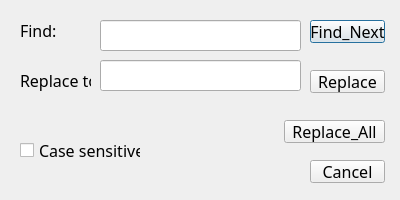
<?xml version="1.0" encoding="UTF-8"?>
<ui version="4.0">
 <class>replaceDialog</class>
 <widget class="QDialog" name="replaceDialog">
  <property name="geometry">
   <rect>
    <x>0</x>
    <y>0</y>
    <width>400</width>
    <height>200</height>
   </rect>
  </property>
  <property name="minimumSize">
   <size>
    <width>400</width>
    <height>200</height>
   </size>
  </property>
  <property name="maximumSize">
   <size>
    <width>400</width>
    <height>200</height>
   </size>
  </property>
  <property name="windowTitle">
   <string>Dialog</string>
  </property>
  <widget class="QLabel" name="label">
   <property name="geometry">
    <rect>
     <x>20</x>
     <y>20</y>
     <width>71</width>
     <height>21</height>
    </rect>
   </property>
   <property name="font">
    <font>
     <family>Adobe Devanagari</family>
     <pointsize>12</pointsize>
    </font>
   </property>
   <property name="text">
    <string>Find:</string>
   </property>
  </widget>
  <widget class="QLabel" name="label_2">
   <property name="geometry">
    <rect>
     <x>20</x>
     <y>70</y>
     <width>71</width>
     <height>21</height>
    </rect>
   </property>
   <property name="font">
    <font>
     <family>Adobe Devanagari</family>
     <pointsize>12</pointsize>
    </font>
   </property>
   <property name="text">
    <string>Replace to:</string>
   </property>
  </widget>
  <widget class="QLineEdit" name="lineEdit">
   <property name="geometry">
    <rect>
     <x>100</x>
     <y>20</y>
     <width>201</width>
     <height>31</height>
    </rect>
   </property>
  </widget>
  <widget class="QLineEdit" name="lineEdit_2">
   <property name="geometry">
    <rect>
     <x>100</x>
     <y>60</y>
     <width>201</width>
     <height>31</height>
    </rect>
   </property>
  </widget>
  <widget class="QCheckBox" name="checkBox">
   <property name="geometry">
    <rect>
     <x>20</x>
     <y>140</y>
     <width>121</width>
     <height>21</height>
    </rect>
   </property>
   <property name="font">
    <font>
     <family>Adobe Devanagari</family>
     <pointsize>12</pointsize>
    </font>
   </property>
   <property name="text">
    <string>Case sensitive</string>
   </property>
  </widget>
  <widget class="QPushButton" name="ButtonFdN">
   <property name="geometry">
    <rect>
     <x>310</x>
     <y>20</y>
     <width>75</width>
     <height>23</height>
    </rect>
   </property>
   <property name="font">
    <font>
     <family>Adobe Devanagari</family>
     <pointsize>12</pointsize>
    </font>
   </property>
   <property name="text">
    <string>Find_Next</string>
   </property>
  </widget>
  <widget class="QPushButton" name="ButtonReplace">
   <property name="geometry">
    <rect>
     <x>310</x>
     <y>70</y>
     <width>75</width>
     <height>23</height>
    </rect>
   </property>
   <property name="font">
    <font>
     <family>Adobe Devanagari</family>
     <pointsize>12</pointsize>
    </font>
   </property>
   <property name="text">
    <string>Replace</string>
   </property>
  </widget>
  <widget class="QPushButton" name="ButtonReAll">
   <property name="geometry">
    <rect>
     <x>284</x>
     <y>120</y>
     <width>101</width>
     <height>23</height>
    </rect>
   </property>
   <property name="font">
    <font>
     <family>Adobe Devanagari</family>
     <pointsize>12</pointsize>
    </font>
   </property>
   <property name="text">
    <string>Replace_All</string>
   </property>
  </widget>
  <widget class="QPushButton" name="ButtonCancel">
   <property name="geometry">
    <rect>
     <x>310</x>
     <y>160</y>
     <width>75</width>
     <height>23</height>
    </rect>
   </property>
   <property name="font">
    <font>
     <family>Adobe Devanagari</family>
     <pointsize>12</pointsize>
    </font>
   </property>
   <property name="text">
    <string>Cancel</string>
   </property>
  </widget>
 </widget>
 <resources/>
 <connections/>
</ui>
